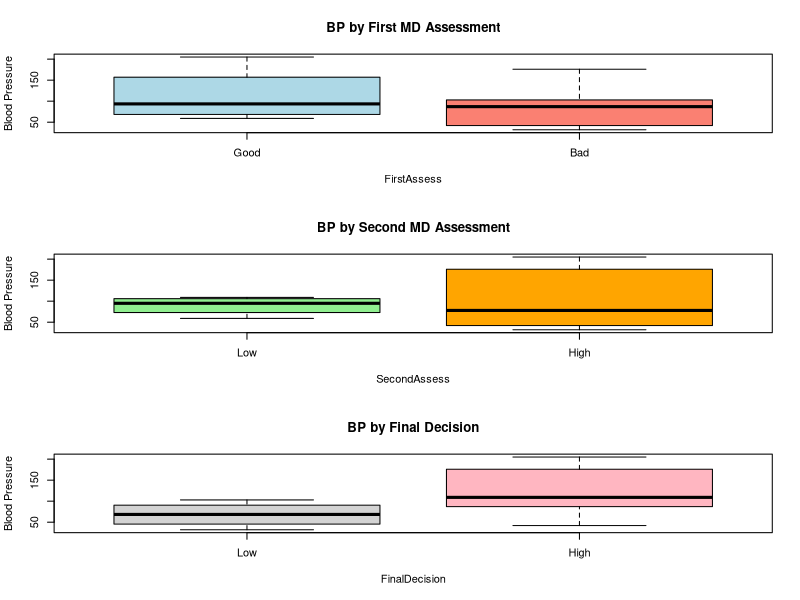
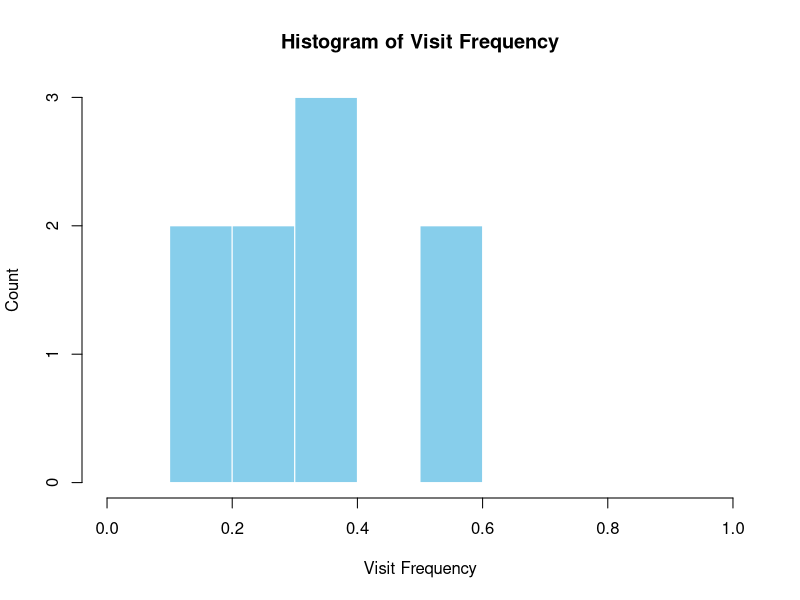
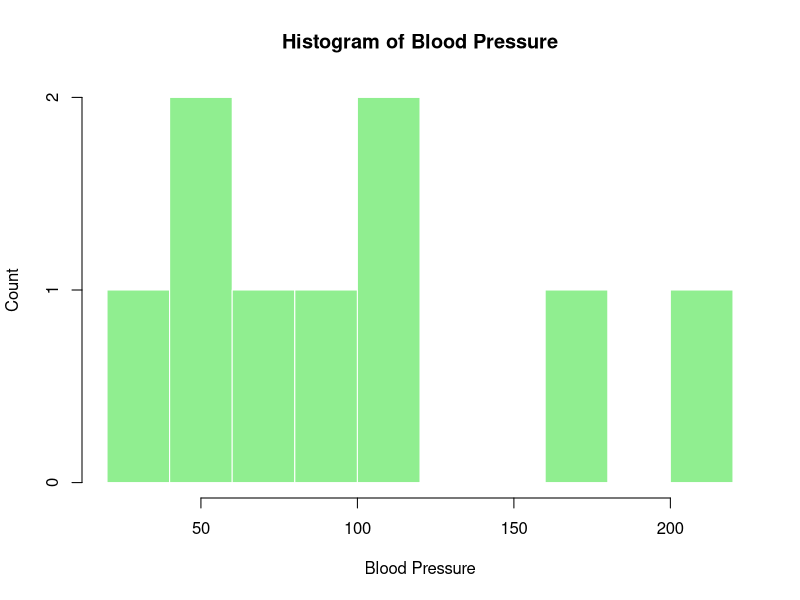

Reproduce these figures in R, in order.
#Blog Link: https://austincurtis4370.blogspot.com/2025/09/module-4-visualizing-and-interpreting.html
# Define numeric vectors
Frequency     <- c(0.6, 0.3, 0.4, 0.4, 0.2, 0.6, 0.3, 0.4, 0.9, 0.2)
BloodPressure <- c(103, 87, 32, 42, 59, 109, 78, 205, 135, 176)

# Convert categorical strings to numeric codes
# First assessment: bad=1, good=0
FirstAssess   <- c(1, 1, 1, 1, 0, 0, 0, 0, NA, 1)

# Second assessment: low=0, high=1
SecondAssess  <- c(0, 0, 1, 1, 0, 0, 1, 1, 1, 1)

# Final decision: low=0, high=1
FinalDecision <- c(0, 1, 0, 1, 0, 1, 0, 1, 1, 1)

# Create data frame
df_hosp <- data.frame(
  Frequency, BloodPressure, FirstAssess,
  SecondAssess, FinalDecision,
  stringsAsFactors = FALSE
)

# Inspect data
summary(df_hosp)

# Handle missing values (drop rows with NA)
df_hosp <- na.omit(df_hosp)

# Check cleaned data
print(df_hosp)

# Set up plotting window: 3 rows, 1 column
par(mfrow = c(3,1))

# Boxplot 1: First MD Assessment
boxplot(
  BloodPressure ~ FirstAssess,
  data = df_hosp,
  names = c("Good", "Bad"),
  ylab = "Blood Pressure",
  main = "BP by First MD Assessment",
  col = c("lightblue", "salmon")
)

# Boxplot 2: Second MD Assessment
boxplot(
  BloodPressure ~ SecondAssess,
  data = df_hosp,
  names = c("Low", "High"),
  ylab = "Blood Pressure",
  main = "BP by Second MD Assessment",
  col = c("lightgreen", "orange")
)

# Boxplot 3: Final Decision
boxplot(
  BloodPressure ~ FinalDecision,
  data = df_hosp,
  names = c("Low", "High"),
  ylab = "Blood Pressure",
  main = "BP by Final Decision",
  col = c("lightgray", "lightpink")
)

# Reset plotting window to default
par(mfrow = c(1,1))

# Histogram of Visit Frequency
hist(
  df_hosp$Frequency,
  breaks = seq(0, 1, by = 0.1),   # bins from 0.0 to 1.0 in steps of 0.1
  col = "skyblue",                # fill color
  border = "white",               # clean bin edges
  xlab = "Visit Frequency",
  ylab = "Count",
  main = "Histogram of Visit Frequency"
)

# Histogram of Blood Pressure
hist(
  df_hosp$BloodPressure,
  breaks = 8,                     # split BP into 8 bins
  col = "lightgreen",
  border = "white",
  xlab = "Blood Pressure",
  ylab = "Count",
  main = "Histogram of Blood Pressure"
)
